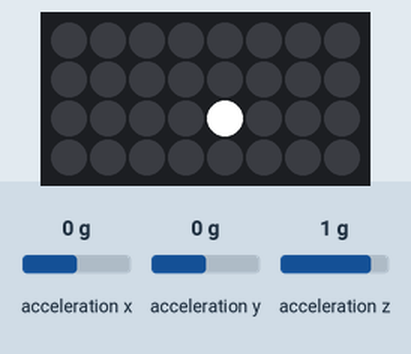
This program was run on a simulated CircuitPython board. Shown: 8×4 RGB LED matrix. The inputs (shaded band) are chosen by the test bench; at power-on: acceleration x 0 g, acceleration y 0 g, acceleration z 1 g.

Above: at 1.2 s.
1.3 s: acceleration x set to -1.4 g
At 2.1 s:
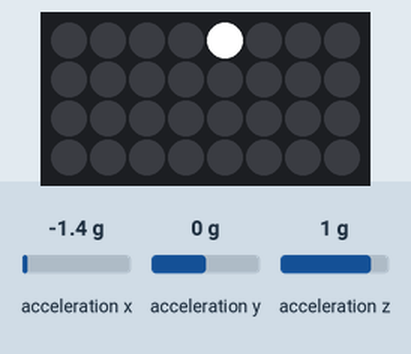
2.8 s: acceleration y set to -1.4 g
At 3.5 s:
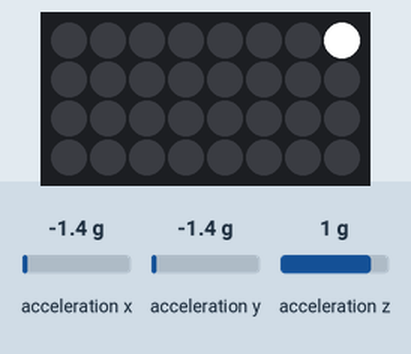
4.3 s: acceleration x set to 0.8 g
At 5.5 s:
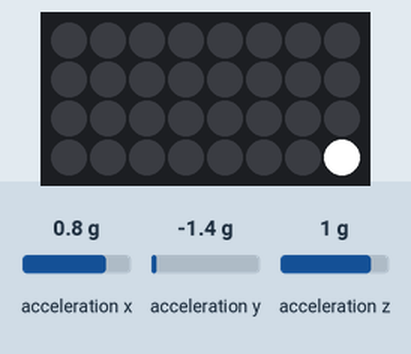
5.9 s: acceleration y set to 0.8 g
At 7.4 s:
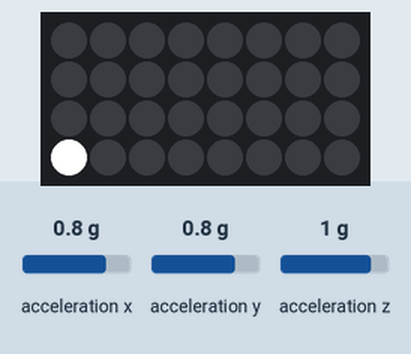
Timing chart, 0 to 8.5 s (numbered marks = the images above; inputs shaded):
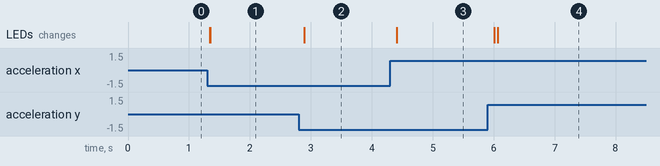

The program:

rolling_ball.py
```python
import time
import math
import busio
import adafruit_trellism4
import adafruit_adxl34x

PIXEL_ON = (255, 255, 255)
PIXEL_OFF = (0, 0, 0)
RAD2DEG = 180/math.pi

board_scale = 0.015

board = adafruit_trellism4.TrellisM4Express(rotation=0)
i2c = busio.I2C(adafruit_trellism4.board.ACCELEROMETER_SCL, adafruit_trellism4.board.ACCELEROMETER_SDA)

board_width = board.pixels.width
board_height = board.pixels.height

accelerometer = adafruit_adxl34x.ADXL345(i2c)
# Coordinate frame: +X near side, +Y left side, +Z down

t = time.monotonic()
x, y = 0, 0
vx, vy = 0, 0
x_lit, y_lit = int(board_height*0.5), int(board_width*0.5)
board.pixels.fill(PIXEL_OFF)
board.pixels[y_lit, x_lit] = PIXEL_ON
# pressed = set(trellis.pressed_keys)


while True:
    #time.sleep(0.01)

    # Read time since last loop
    dt = time.monotonic() - t
    t = time.monotonic()

    # Read acceleration
    ax, ay, az = accelerometer.acceleration

    # Acceleration mapping to bowl

    # Integrate to get velocity
    vx, vy = vx + ax*dt, vy + ay*dt

    # Integrate to get position
    x, y = x + vx*dt, y + vy*dt

    # Limit position to size of board
    if x < -0.5 * board_height * board_scale:
        vx = 0
        x = -0.5 * board_height * board_scale
    elif x >= 0.5 * board_height * board_scale:
        vx = 0
        x = 0.499 * board_height * board_scale
    if y < -0.499 * board_width* board_scale:
        vy = 0
        y = -0.499 * board_width * board_scale
    elif y > 0.5 * board_width * board_scale:
        vy = 0
        y = 0.5 * board_width * board_scale

    # Find correct light from position
    if math.floor(x / board_scale + 0.5 * board_height) != x_lit or math.floor(-y / board_scale + 0.5 * board_width) != y_lit:
        board.pixels[y_lit, x_lit] = PIXEL_OFF
        x_lit = math.floor(x / board_scale + 0.5 * board_height)
        y_lit = math.floor(-y / board_scale + 0.5 * board_width)
        board.pixels[y_lit, x_lit] = PIXEL_ON
```

Measured:
- after the input at 1.3 s, the LEDs: first change at once (image 1 shows a later state)
- after the input at 2.8 s, the LEDs: change after 0.09 s (image 2)
- after the input at 4.3 s, the LEDs: first change after 0.11 s (image 3 shows a later state)
- after the input at 5.9 s, the LEDs: first change after 0.11 s (image 4 shows a later state)
